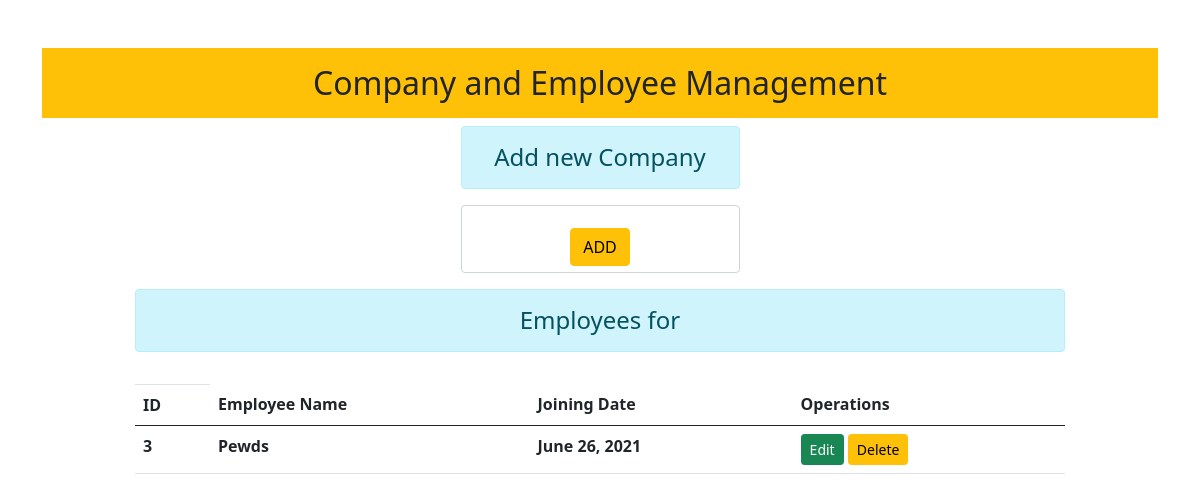
Page /40/employee/ on the committed database.
### empman/models.py (models this page shows)
class employeeModel(models.Model):
    employee_company_name = models.ForeignKey(companyModel,on_delete=models.CASCADE)
    employee_name = models.CharField(max_length=100,blank=False)
    employee_created = models.DateField(default=datetime.now,blank=False)

### empman/views.py (the view)
# urls.py: path('<int:id>/employee/',views.viewEmployee,name='showemp')
def viewEmployee(request,id):
    company = companyModel.objects.get(id=id)
    employees = company.employeemodel_set.all() #employess of that company
    return render(request,'empman/employeeshow.html', {'company':company, 'showemps':employees})

### empman/templates/empman/employeeshow.html (shortened to what this page needs)
{% extends 'empman/base.html' %}
{% block content %}
<center>
<div class="col-sm-3">
        <h4 class="alert alert-info">Add new Company</h4>
        <form class="form-control" method="POST">
        <input type="submit" class="btn btn-warning" value="ADD" id="add">
    </form>
</div>
<div class="col-sm-10">
    <h4 class="alert alert-info">Employees for {{eachshowemps.employee_company_name.company_name}}</h4>
    <table class="table table-hover">
        <th class="thead-dark">
        <tr>
            <th scope="col">ID</th>
            <th scope="col">Employee Name</th>
            <th scope="col">Joining Date</th>
            <th scope="col">Operations</th>
        </tr>
        </th>
        <tbody>
          {% for eachshowemps in showemps %}
          <tr>
            <th scope="col">{{eachshowemps.id}}</th>
            <th scope="col">{{eachshowemps.employee_name}}</th>
            <th scope="col">{{eachshowemps.employee_created}}</th>
            <td>
                <a href="" class="btn btn-success btn-sm">Edit</a>
                <a href="" class="btn btn-warning btn-sm">Delete</a>
            </td>
          </tr>
        </tbody>
        {% endfor %}
</div>
</center>
{% endblock %}

### rows in the picture
employeeModel: id "3", employee_name "Pewds", employee_created "June 26, 2021"
